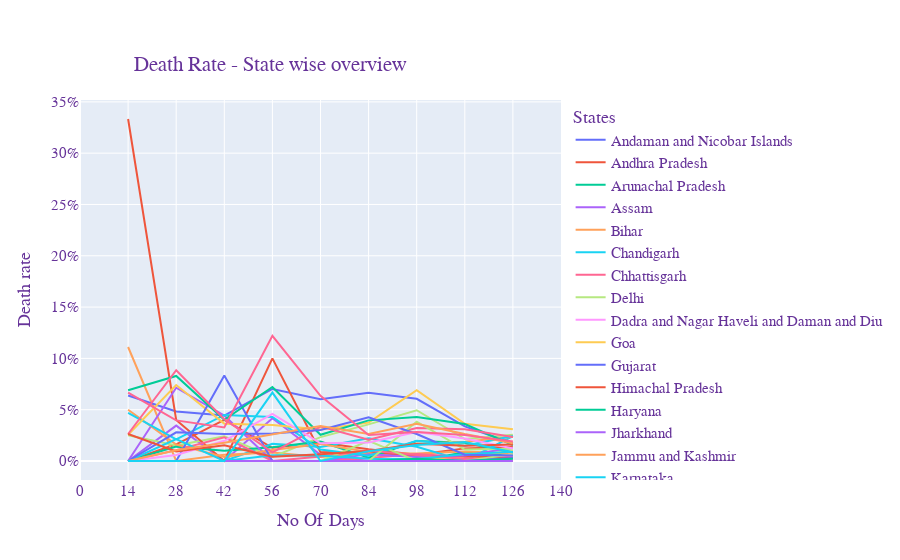

Notebook code cell kept with this figure:
### Code cell
data = []
for i in state_code_list['State_code']:
    data.append(go.Scatter(x=data_set['Days Interval'], y=data_set[i], mode="lines",
                           name=state_code_list[state_code_list['State_code']==i]['State'].values[0]))

fig = go.Figure(data=data)

# Suffix y-axis tick labels with % sign
fig.update_yaxes(ticksuffix="%")
fig.update_xaxes(tick0=0, dtick=14)

fig.update_layout(
    title={
        'text': "Death Rate - State wise overview",
        'y':0.9,
        'x':0.3,
        'xanchor': 'center',
        'yanchor': 'top'},

    xaxis_title="No Of Days",
    yaxis_title="Death rate",
    legend_title="States",
    hovermode = "x",
    font=dict(
        family="Courier New, monospace",
        size=15,
        color="RebeccaPurple"
    )
)


fig.show()

### Figure 1 — Plotly figure (JSON) as saved in the notebook; plotly's stock layout.template omitted (floating-point values rounded to 4 significant figures)
{"data": [{"mode": "lines", "name": "Andaman and Nicobar Islands", "type": "scatter", "x": [0, 14, 28, 42, 56, 70, 84, 98, 112, 126, 140], "y": ["Nan", 0, 0, 0, 0, 0, 0, 0, 0, 0, "Nan"]}, {"mode": "lines", "name": "Andhra Pradesh", "type": "scatter", "x": [0, 14, 28, 42, 56, 70, 84, 98, 112, 126, 140], "y": ["Nan", 0, 1.63, 4.01, 1.29, 1.79, 1.14, 0.62, 1.23, 1.38, "Nan"]}, {"mode": "lines", "name": "Arunachal Pradesh", "type": "scatter", "x": [0, 14, 28, 42, 56, 70, 84, 98, 112, 126, 140], "y": ["Nan", 0, 0, 0, 0, 0, 0, 0, 0.85, 0.56, "Nan"]}, {"mode": "lines", "name": "Assam", "type": "scatter", "x": [0, 14, 28, 42, 56, 70, 84, 98, 112, 126, 140], "y": ["Nan", 0, 3.45, 0, 4.17, 0.6, 0, 0.19, 0.1, 0.35, "Nan"]}, {"mode": "lines", "name": "Bihar", "type": "scatter", "x": [0, 14, 28, 42, 56, 70, 84, 98, 112, 126, 140], "y": ["Nan", 11.11, 0, 0.61, 0.84, 0.38, 0.74, 0.74, 0.92, 0.73, "Nan"]}, {"mode": "lines", "name": "Chandigarh", "type": "scatter", "x": [0, 14, 28, 42, 56, 70, 84, 98, 112, 126, 140], "y": ["Nan", 0, 0, 0, 1.68, 1.37, 2.22, 1.39, 0, 2.43, "Nan"]}, {"mode": "lines", "name": "Chhattisgarh", "type": "scatter", "x": [0, 14, 28, 42, 56, 70, 84, 98, 112, 126, 140], "y": ["Nan", 0, 0, 0, 0, 0, 0.29, 0.69, 0.38, 0.52, "Nan"]}, {"mode": "lines", "name": "Delhi", "type": "scatter", "x": [0, 14, 28, 42, 56, 70, 84, 98, 112, 126, 140], "y": ["Nan", 2.5, 1.51, 2.42, 0.39, 2.33, 3.57, 4.95, 2.14, 2.55, "Nan"]}, {"mode": "lines", "name": "Dadra and Nagar Haveli and Daman and Diu", "type": "scatter", "x": [0, 14, 28, 42, 56, 70, 84, 98, 112, 126, 140], "y": ["Nan", 0, 0, 0, 0, 0, 0, 0, 0, 0.66, "Nan"]}, {"mode": "lines", "name": "Goa", "type": "scatter", "x": [0, 14, 28, 42, 56, 70, 84, 98, 112, 126, 140], "y": ["Nan", 0, 0, 0, 0, 0, 0, 0, 0.47, 0.98, "Nan"]}, {"mode": "lines", "name": "Gujarat", "type": "scatter", "x": [0, 14, 28, 42, 56, 70, 84, 98, 112, 126, 140], "y": ["Nan", 6.38, 4.83, 4.43, 7.02, 6.01, 6.64, 6.06, 3.38, 1.71, "Nan"]}, {"mode": "lines", "name": "Himachal Pradesh", "type": "scatter", "x": [0, 14, 28, 42, 56, 70, 84, 98, 112, 126, 140], "y": ["Nan", 33.33, 4, 0, 10, 0.85, 0.89, 0.43, 0.49, 0.26, "Nan"]}, {"mode": "lines", "name": "Haryana", "type": "scatter", "x": [0, 14, 28, 42, 56, 70, 84, 98, 112, 126, 140], "y": ["Nan", 0, 1.4, 1.01, 1.34, 1.9, 0.32, 1.95, 1.77, 0.82, "Nan"]}, {"mode": "lines", "name": "Jharkhand", "type": "scatter", "x": [0, 14, 28, 42, 56, 70, 84, 98, 112, 126, 140], "y": ["Nan", 0, 7.14, 4.44, 0, 0, 0.67, 0.38, 0.54, 1.29, "Nan"]}, {"mode": "lines", "name": "Jammu and Kashmir", "type": "scatter", "x": [0, 14, 28, 42, 56, 70, 84, 98, 112, 126, 140], "y": ["Nan", 5, 1.6, 0.4, 1.08, 1.65, 0.87, 1.66, 1.88, 2.36, "Nan"]}, {"mode": "lines", "name": "Karnataka", "type": "scatter", "x": [0, 14, 28, 42, 56, 70, 84, 98, 112, 126, 140], "y": ["Nan", 4.69, 2.1, 4.49, 4.3, 1.11, 0.52, 1.97, 1.49, 2.43, "Nan"]}, {"mode": "lines", "name": "Kerala", "type": "scatter", "x": [0, 14, 28, 42, 56, 70, 84, 98, 112, 126, 140], "y": ["Nan", 0, 1.06, 2.3, 0, 0.44, 1.03, 0.58, 0.19, 0.21, "Nan"]}, {"mode": "lines", "name": "Ladakh", "type": "scatter", "x": [0, 14, 28, 42, 56, 70, 84, 98, 112, 126, 140], "y": ["Nan", 0, 0, 0, 0, 0, 1.96, 0, 0, 0.67, "Nan"]}, {"mode": "lines", "name": "Lakshadweep", "type": "scatter", "x": [0, 14, 28, 42, 56, 70, 84, 98, 112, 126, 140], "y": ["Nan", 0, 0, 0, 0, 0, 0, 0, 0, 0, "Nan"]}, {"mode": "lines", "name": "Maharashtra", "type": "scatter", "x": [0, 14, 28, 42, 56, 70, 84, 98, 112, 126, 140], "y": ["Nan", 2.56, 7.4, 3.64, 3.51, 3.08, 3.74, 6.9, 3.62, 3.09, "Nan"]}, {"mode": "lines", "name": "Meghalaya", "type": "scatter", "x": [0, 14, 28, 42, 56, 70, 84, 98, 112, 126, 140], "y": ["Nan", 0, 0, 8.33, 0, 0, 0, 0, 0, 0.29, "Nan"]}, {"mode": "lines", "name": "Manipur", "type": "scatter", "x": [0, 14, 28, 42, 56, 70, 84, 98, 112, 126, 140], "y": ["Nan", 0, 0, 0, 0, 0, 0, 0, 0, 0, "Nan"]}, {"mode": "lines", "name": "Madhya Pradesh", "type": "scatter", "x": [0, 14, 28, 42, 56, 70, 84, 98, 112, 126, 140], "y": ["Nan", 6.9, 8.29, 4.01, 7.22, 2.55, 3.96, 4.29, 3.61, 1.55, "Nan"]}, {"mode": "lines", "name": "Mizoram", "type": "scatter", "x": [0, 14, 28, 42, 56, 70, 84, 98, 112, 126, 140], "y": ["Nan", 0, 0, 0, 0, 0, 0, 0, 0, 0, "Nan"]}, {"mode": "lines", "name": "Nagaland", "type": "scatter", "x": [0, 14, 28, 42, 56, 70, 84, 98, 112, 126, 140], "y": ["Nan", 0, 0, 0, 0, 0, 0, 0, 0, 0, "Nan"]}, {"mode": "lines", "name": "Odisha", "type": "scatter", "x": [0, 14, 28, 42, 56, 70, 84, 98, 112, 126, 140], "y": ["Nan", 0, 2.13, 0, 0.57, 0.54, 0.21, 0.19, 0.67, 0.9, "Nan"]}, {"mode": "lines", "name": "Punjab", "type": "scatter", "x": [0, 14, 28, 42, 56, 70, 84, 98, 112, 126, 140], "y": ["Nan", 2.63, 8.85, 4.08, 0.84, 3.36, 2.08, 3.21, 3.09, 2.34, "Nan"]}, {"mode": "lines", "name": "Puducherry", "type": "scatter", "x": [0, 14, 28, 42, 56, 70, 84, 98, 112, 126, 140], "y": ["Nan", 0, 0, 0, 0, 0, 0, 3.83, 1.12, 1.19, "Nan"]}, {"mode": "lines", "name": "Rajasthan", "type": "scatter", "x": [0, 14, 28, 42, 56, 70, 84, 98, 112, 126, 140], "y": ["Nan", 0, 0.59, 1.97, 4.6, 1.72, 1.81, 2.82, 2.19, 1.21, "Nan"]}, {"mode": "lines", "name": "Sikkim", "type": "scatter", "x": [0, 14, 28, 42, 56, 70, 84, 98, 112, 126, 140], "y": ["Nan", 0, 0, 0, 0, 0, 0, 0, 0, 0, "Nan"]}, {"mode": "lines", "name": "Telangana", "type": "scatter", "x": [0, 14, 28, 42, 56, 70, 84, 98, 112, 126, 140], "y": ["Nan", 0, 2.8, 2.62, 2.68, 3.02, 4.25, 2.63, 0.61, 0.54, "Nan"]}, {"mode": "lines", "name": "Tamil Nadu", "type": "scatter", "x": [0, 14, 28, 42, 56, 70, 84, 98, 112, 126, 140], "y": ["Nan", 2.63, 0.92, 1.54, 0.42, 0.67, 0.98, 1.67, 1.49, 1.6, "Nan"]}, {"mode": "lines", "name": "Tripura", "type": "scatter", "x": [0, 14, 28, 42, 56, 70, 84, 98, 112, 126, 140], "y": ["Nan", 0, 0, 0, 0, 0, 0, 0.21, 0, 0.21, "Nan"]}, {"mode": "lines", "name": "State Unassigned", "type": "scatter", "x": [0, 14, 28, 42, 56, 70, 84, 98, 112, 126, 140], "y": ["Nan", 0, 0, 0, 0, 0, 0, 0, 0, 0, "Nan"]}, {"mode": "lines", "name": "Uttar Pradesh", "type": "scatter", "x": [0, 14, 28, 42, 56, 70, 84, 98, 112, 126, 140], "y": ["Nan", 0, 1.04, 1.77, 2.57, 3.41, 2.63, 3.64, 2.63, 1.73, "Nan"]}, {"mode": "lines", "name": "Uttarakhand", "type": "scatter", "x": [0, 14, 28, 42, 56, 70, 84, 98, 112, 126, 140], "y": ["Nan", 0, 0, 0, 6.67, 0, 0.94, 1.56, 1.84, 0.85, "Nan"]}, {"mode": "lines", "name": "West Bengal", "type": "scatter", "x": [0, 14, 28, 42, 56, 70, 84, 98, 112, 126, 140], "y": ["Nan", 6.67, 3.96, 3.27, 12.2, 6.35, 2.54, 2.82, 2.54, 1.89, "Nan"]}], "layout": {"font": {"color": "RebeccaPurple", "family": "Courier New, monospace", "size": 15}, "hovermode": "x", "legend": {"title": {"text": "States"}}, "title": {"text": "Death Rate - State wise overview", "x": 0.3, "xanchor": "center", "y": 0.9, "yanchor": "top"}, "xaxis": {"dtick": 14, "tick0": 0, "title": {"text": "No Of Days"}}, "yaxis": {"ticksuffix": "%", "title": {"text": "Death rate"}}}}
